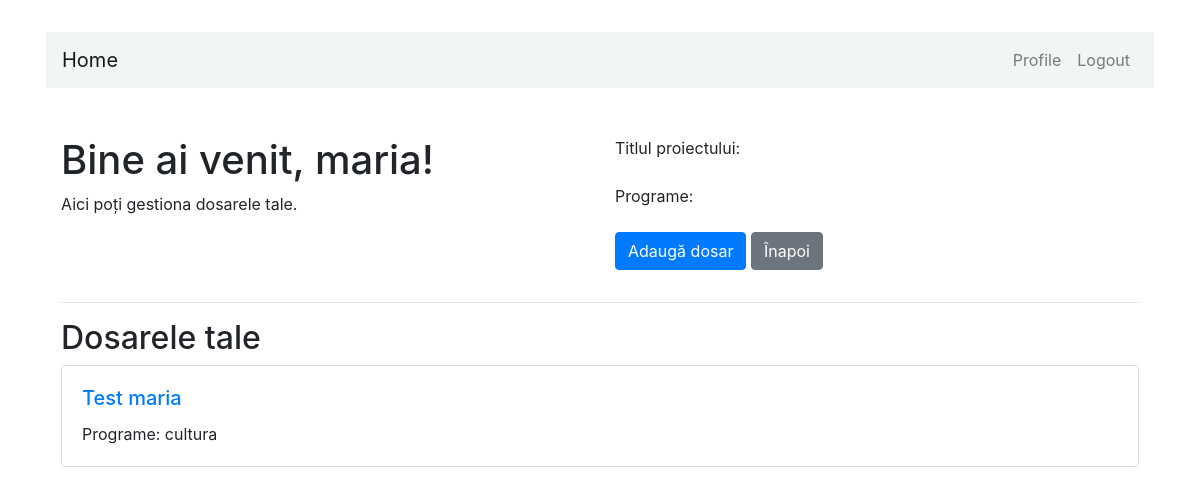
/profile/6 (signed in), run on an earlier commit of the app's database.
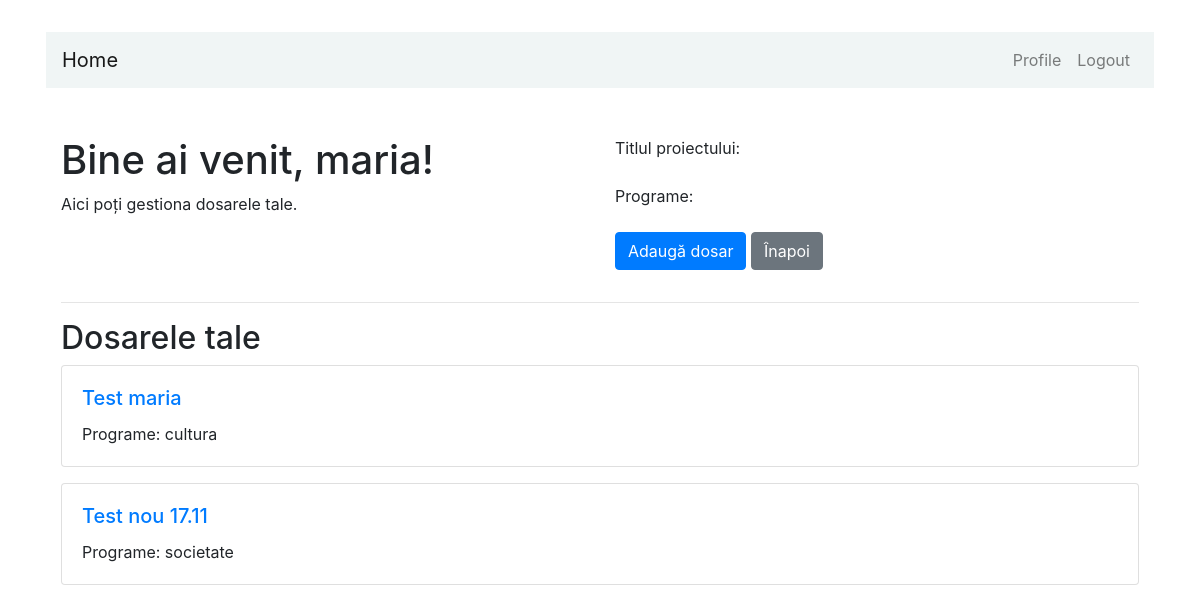
And on a later commit of the database.
### dbapp/models.py (models this page shows, shortened)
class cerere_de_finantare(models.Model):
    user = models.ForeignKey(User, on_delete=models.CASCADE)
    numele_solicitantului = models.CharField(max_length=255)
    titlul_proiectului = models.TextField()
    programe_choices = [
        ('cultura','Cultura'),
        ('mass_media','Mass-Media'),
        ('educatie','Educatie'),
        ('spiritualitate','Spiritualitate si Traditie'),
        ('societate','Societate Civila')]
    programe = models.CharField(max_length=30, choices=programe_choices)
    locul_derulare = models.TextField(help_text="Adresa, cod postal, Regiune, Localitate, Tara")
    descriere = models.TextField(help_text="Descrieti proiectul")
    perioada_incepere = models.DateField()
    perioada_incheiere = models.DateField()
    class Meta:
        db_table = "Cerere_de_Finantare"

### dbapp/views.py (the view)
# urls.py: path('profile/<int:user_id>', views.profile, name='profile'),
@login_required
def profile(request, user_id=None):
    if user_id is not None:
        if request.user.id != int(user_id):
            raise Http404('Nu ai permisiune pentru a accesa aceasta pagina')
        user = get_object_or_404(User, pk=user_id)
    else:
        user = request.user
    user_profile = get_object_or_404(models.UserProfile, user=user)
    user_posts = cerere.objects.filter(user=request.user)
    return render(request, 'profile.html',{'user_posts': user_posts})

### dbapp/templates/profile.html (shortened to what this page needs)
{% extends "header.html" %}
{% block content %}
  <div class="container my-5">
    <div class="row">
      <div class="col-md-6">
        <h1>Bine ai venit, {{ user.username }}!</h1>
        <p>Aici poți gestiona dosarele tale.</p>
      </div>
      <div class="col-md-6">
        <form action="{% url 'adauga_dosar' %}" method="post">
          <div class="mb-3">
            <label for="titlul_proiectului" class="form-label">Titlul proiectului:</label>
          </div>
          <div class="mb-3">
            <label for="programe" class="form-label">Programe:</label>
          </div>
          <div class="mb-3">
            <input class="btn btn-primary" type="submit" value="Adaugă dosar">
            <a class="btn btn-secondary" href="{% url 'home' %}">Înapoi</a>
          </div>
        </form>
      </div>
    </div>
    <hr>
    <div class="row">
      <div class="col-md-12">
        <h2>Dosarele tale</h2>
        {% for post in user_posts %}
          <div class="card mb-3">
            <div class="card-body">
              <a href="{% url 'dosar_detail' user_id=user.id dosar_id=post.id %}">
                <h5 class="card-title">{{ post.titlul_proiectului }}</h5>
              </a>
              <p class="card-text">Programe: {{ post.programe }}</p>
            </div>
          </div>
        {% endfor %}
      </div>
    </div>
  </div>
{% endblock %}

What changed in the data, as far as the page shows it:
added cerere_de_finantare: titlul_proiectului "Test nou 17.11", programe "societate"
